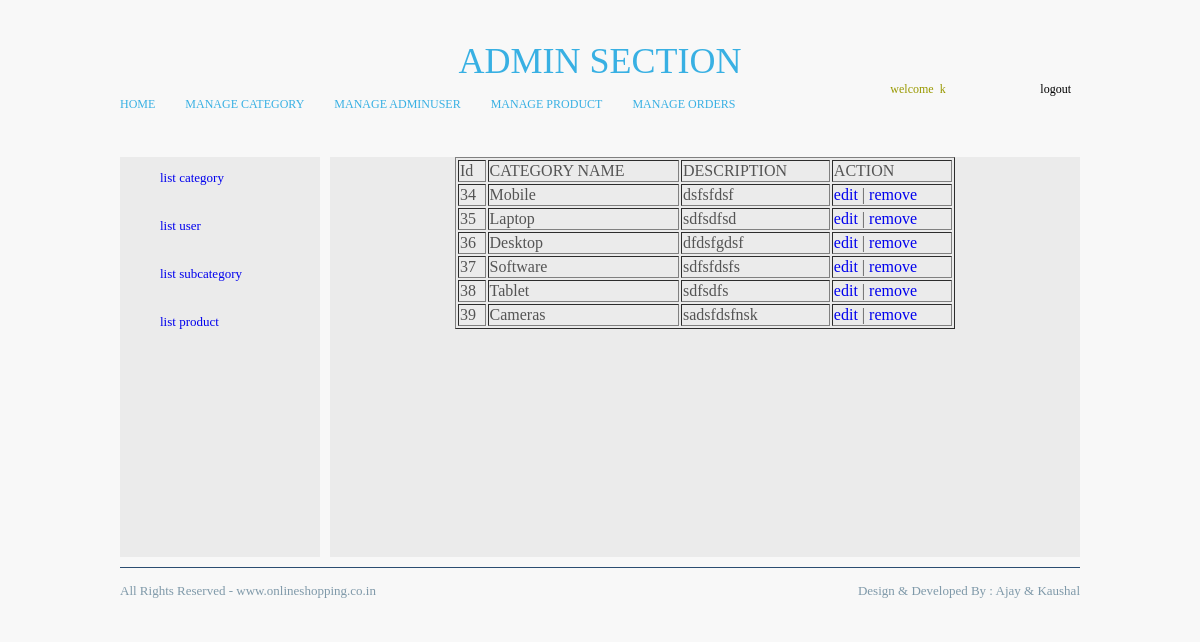
/admin/home.php?msg=0 (signed in), run on the app's committed database.
### tables this page shows
CREATE TABLE IF NOT EXISTS `category` (
  `id` int(11) NOT NULL AUTO_INCREMENT,
  `categoryname` varchar(255) NOT NULL,
  `description` varchar(255) NOT NULL,
  PRIMARY KEY (`id`)
);

### admin/listcat.php (the view)
<table border="1" align="center" width="500" height="auto">
<tr>
	<td>Id</td>
	<td>CATEGORY NAME</td>
	<td>DESCRIPTION</td>
	<td>ACTION</td>
</tr>
     <?php
     $sql = "select id,categoryname,description from category";
		$res = mysql_query($sql);
		while($row = mysql_fetch_array($res))
		{
		?>
		<tr>
		<td><?php echo $row['id']; ?></td>
		<td><?php echo $row['categoryname']; ?></td>
		<td><?php echo $row['description']; ?></td>
		<td>
		<a href="home.php?page=editcat&id=<?php echo $row['id']; ?>&catname=<?php echo $row['categoryname']; ?>&des=<?php echo $row['description']; ?>">edit</a>&nbsp;|&nbsp;<a href="home.php?page=removecat&id=<?php echo $row['id']; ?>">remove</a>
		</td>
		</tr>
		<?php } ?>
</table>

### data on the page
category: id "34", categoryname "Mobile", description "dsfsfdsf"
category: id "35", categoryname "Laptop", description "sdfsdfsd"
category: id "36", categoryname "Desktop", description "dfdsfgdsf"
category: id "37", categoryname "Software", description "sdfsfdsfs"
category: id "38", categoryname "Tablet", description "sdfsdfs"
category: id "39", categoryname "Cameras", description "sadsfdsfnsk"

### other printed values
$_SESSION['user'] "k"
